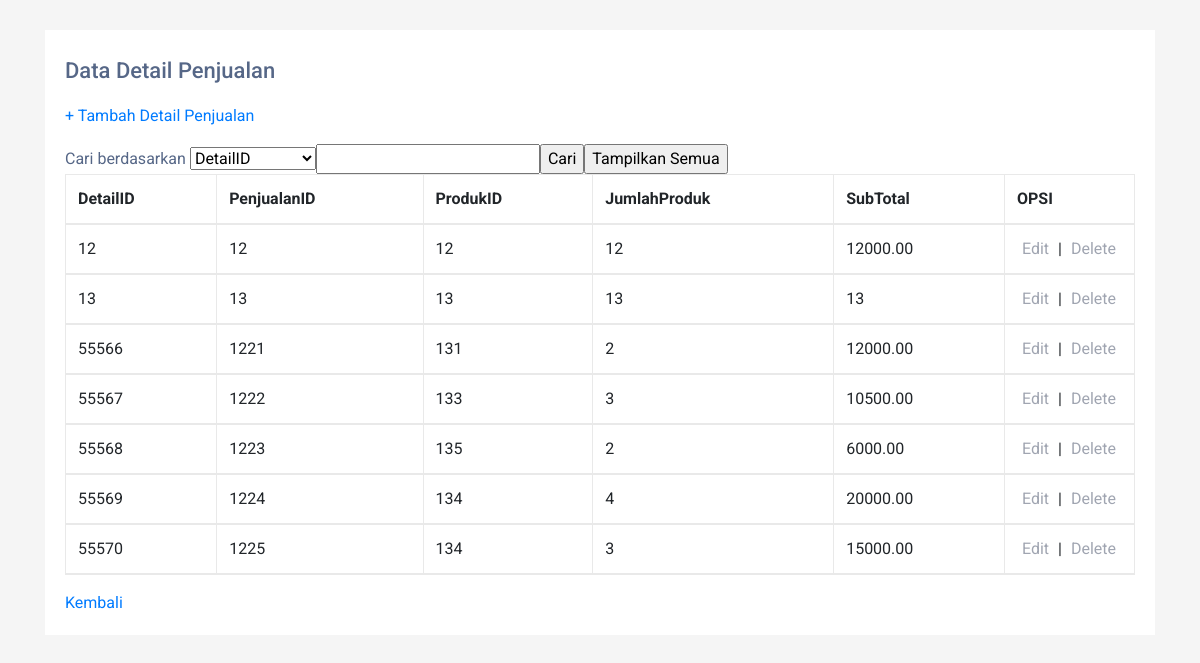
Before: /detail_penjualan.php with the older database file.
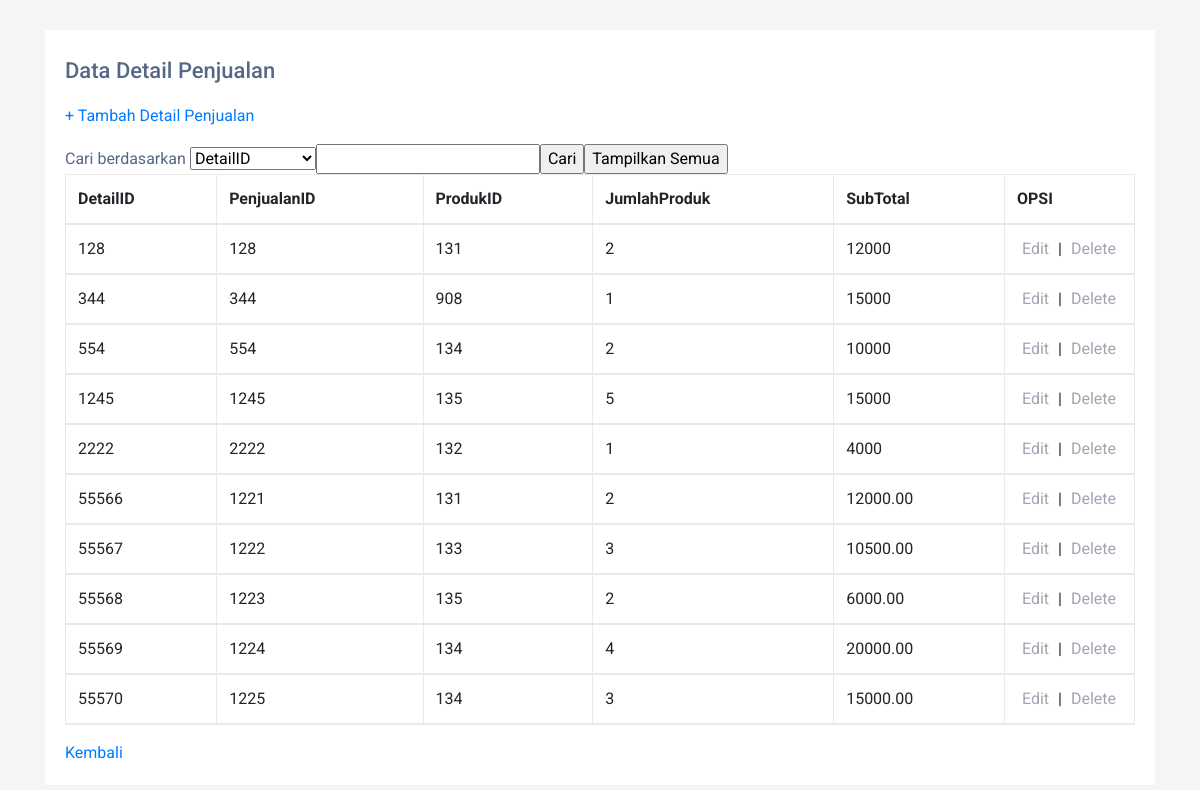
After: the same page with the newer database file.
### tables this page shows
CREATE TABLE `detail_penjualan` (
  `DetailID` int(6) NOT NULL,
  `PenjualanID` int(5) NOT NULL,
  `ProdukID` int(5) NOT NULL,
  `JumlahProduk` int(5) NOT NULL,
  `SubTotal` varchar(15) NOT NULL
);

### detail_penjualan.php (the view, shortened to what this page needs)
<!DOCTYPE html>
<html lang="en">
<head>
<link rel="stylesheet" href="https://stackpath.bootstrapcdn.com/bootstrap/4.5.0/css/bootstrap.min.css">
<link rel="stylesheet" href="https://maxcdn.bootstrapcdn.com/font-awesome/4.7.0/css/font-awesome.min.css">
</head>
<body>
<div class="container-xl">
    <div class="table-responsive">
        <div class="table-wrapper">
            <div class="table-title">
                <div class="row">
                    <div class="col-sm-8"><h2></b>Data Detail Penjualan</b></h2></div>
                    <div class="col-sm-4">
                    </div>
                </div>
            </div>
            <p><a href="tambahdetailpenjualan.php" class="tambah" title="Tambah" data-toggle="tooltip">+ Tambah Detail Penjualan</a></p>
            <table class="table table-striped table-hover table-bordered">
            <form action="" method="post">
              <select name="pilih">
                <option value="DetailID">DetailID</option>
              </select>
              <input type="text" name="tekscari" size="24">
              <input type="submit" name="cari" value="Cari">
              <input type="submit" name="semua" value="Tampilkan Semua">
            </form>
            <thead>
<tr>
<th>DetailID</th> <th>PenjualanID</th> <th>ProdukID</th> <th>JumlahProduk</th><th>SubTotal</th> <th>OPSI</th>
<?php
include "koneksi.php";
$tampil = "";
if (isset($_POST['cari'])) {
  $pilih = $_POST['pilih'];
  $tekscari = $_POST['tekscari'];
  $tampil = mysqli_query($koneksi, "select * from detail_penjualan where $pilih like '%$tekscari%'");
} else{
  $tampil = mysqli_query($koneksi, "select * from detail_penjualan");
}
foreach ($tampil as $row) {
  ?>
 <tr>
 <td><?php echo $row['DetailID']; ?></td>
 <td><?php echo $row['PenjualanID']; ?></td>
 <td><?php echo $row['ProdukID']; ?></td>
 <td><?php echo $row['JumlahProduk']; ?></td>
 <td><?php echo $row['SubTotal']; ?></td>
                    <td>
                    <a href="editdetailpenjualan.php?DetailID=<?php echo $row['DetailID']?>">Edit</a> |
                    <a href="hapusdetailpenjualan.php?DetailID=<?php echo $row['DetailID']?>">Delete</a>
 </td>
                    </tr>
                <?php
                }
                ?>
            </table>
            <a href="dashboard.php" class="kembali" title="Kembali" data-toggle="tooltip">Kembali</a>
    </div>
</div>
</body>
</html>

### detail_penjualan.php (style rules this page uses)
body { color: #566787; background: #f5f5f5; font-family: 'Roboto', sans-serif; }
.table-responsive { margin: 30px 0; }
.table-wrapper { min-width: 1000px; background: #fff; padding: 20px; box-shadow: 0 1px 1px rgba(0,0,0,.05); }
.table-title { padding-bottom: 10px; margin: 0 0 10px; min-width: 100%; }
.table-title h2 { margin: 8px 0 0; font-size: 22px; }
table.table tr th, table.table tr td { border-color: #e9e9e9; }
table.table td:last-child { width: 130px; }
table.table td a { color: #a0a5b1; display: inline-block; margin: 0 5px; }

Changed rows visible on the page:
removed detail_penjualan: DetailID "12", PenjualanID "12", ProdukID "12", JumlahProduk "12", SubTotal "12000.00"
removed detail_penjualan: DetailID "13", PenjualanID "13", ProdukID "13", JumlahProduk "13", SubTotal "13"
added detail_penjualan: DetailID "128", PenjualanID "128", ProdukID "131", JumlahProduk "2", SubTotal "12000"
added detail_penjualan: DetailID "344", PenjualanID "344", ProdukID "908", JumlahProduk "1", SubTotal "15000"
added detail_penjualan: DetailID "554", PenjualanID "554", ProdukID "134", JumlahProduk "2", SubTotal "10000"
added detail_penjualan: DetailID "1245", PenjualanID "1245", ProdukID "135", JumlahProduk "5", SubTotal "15000"
added detail_penjualan: DetailID "2222", PenjualanID "2222", ProdukID "132", JumlahProduk "1", SubTotal "4000"
